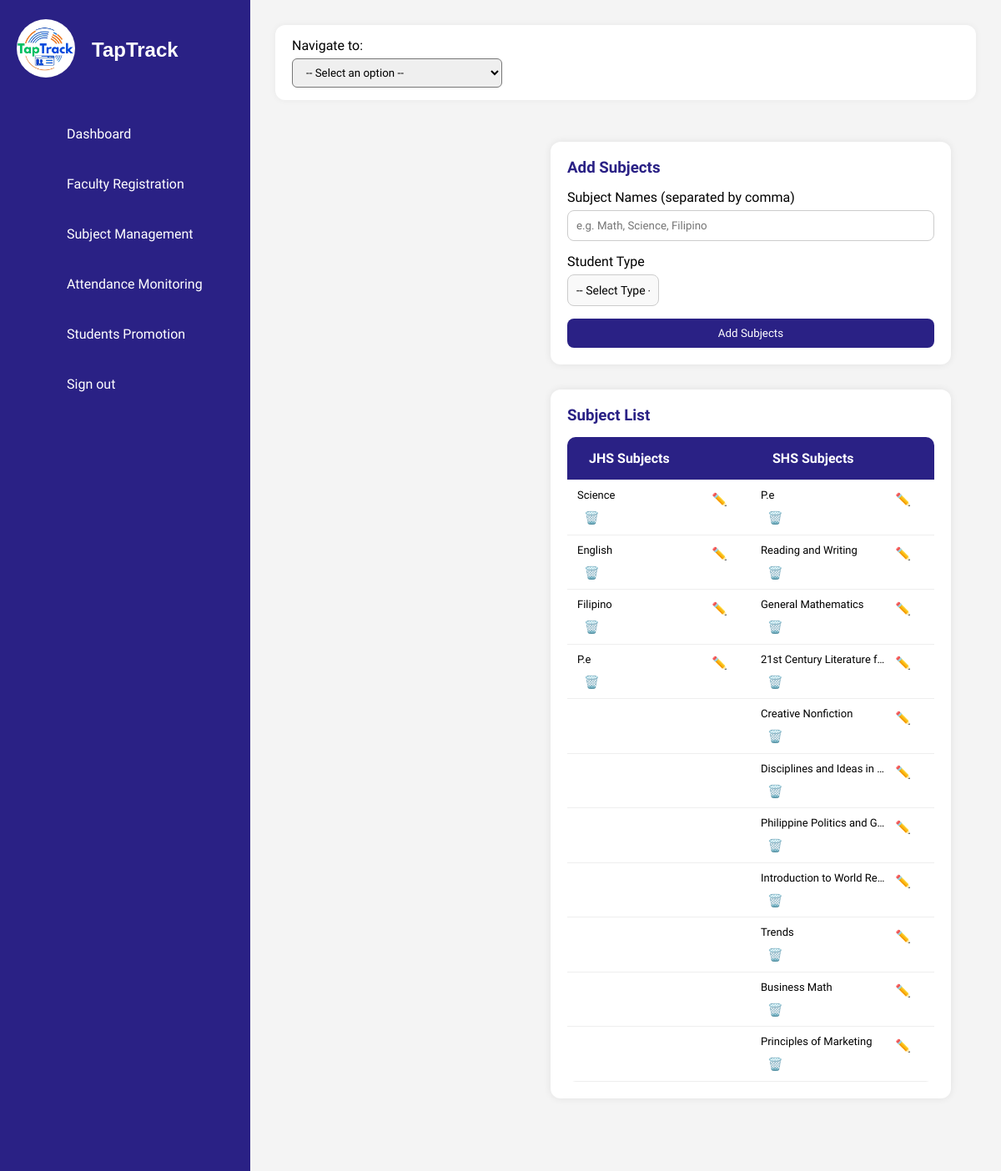
Page /ISIERA/subject_management.php on the committed database.
### tables this page shows
CREATE TABLE `subjects` (
  `id` int(11) NOT NULL,
  `subject_name` varchar(255) NOT NULL,
  `student_type` varchar(150) NOT NULL,
  `created_at` timestamp NOT NULL DEFAULT current_timestamp(),
  `strand_id` int(11) DEFAULT NULL
);

### ISIERA/subject_management.php (the view, shortened to what this page needs)
<?php
include 'db_connection.php';
?>
<!DOCTYPE html>
<html lang="en">
<head>
  <link rel="stylesheet" href="assets/css/style.css" />
</head>
<body>
<?php include('sidebar.php'); ?>
<div class="main-content">
  <div class="dropdown-nav">
    <label>Navigate to:</label>
    <select onchange="navigate(this.value)">
      <option value="">-- Select an option --</option>
    </select>
  </div>
<div class="main-content">
<div class="card">
  <h3>Add Subjects</h3>
  <form method="POST">
    <label>Subject Names (separated by comma)</label>
    <input type="text" name="subject_names" placeholder="e.g. Math, Science, Filipino" required />
<label>Student Type</label>
<select name="student_type" class="custom-select" onchange="toggleStrand(this.value)" required>
  <option value="">-- Select Type --</option>
</select>
    <button type="submit" name="add_subject">Add Subjects</button>
  </form>
</div>
<div class="card">
  <h3>Subject List</h3>
  <table>
    <thead>
      <tr>
        <th>JHS Subjects</th>
        <th>SHS Subjects</th>
      </tr>
    </thead>
    <tbody>
      <?php
      $jhsSubjects = $conn->query("SELECT * FROM subjects WHERE student_type = 'JHS' ORDER BY created_at DESC");
      $shsSubjects = $conn->query("SELECT * FROM subjects WHERE student_type = 'SHS' ORDER BY created_at DESC");
      $jhs = [];
      while ($row = $jhsSubjects->fetch_assoc()) $jhs[] = $row;
      $shs = [];
      while ($row = $shsSubjects->fetch_assoc()) $shs[] = $row;
      $maxRows = max(count($jhs), count($shs));
      for ($i = 0; $i < $maxRows; $i++):
        $jhsRow = $jhs[$i] ?? null;
        $shsRow = $shs[$i] ?? null;
      ?>
      <tr>
        <td class="subject-cell">
          <?php if ($jhsRow): ?>
            <span class="subject-name"><?= htmlspecialchars($jhsRow['subject_name']) ?></span>
            <a href="javascript:void(0);" class="action-icon" onclick="openEditModal(<?= $jhsRow['id'] ?>, '<?= htmlspecialchars($jhsRow['subject_name'], ENT_QUOTES) ?>')">✏️</a>
            <a href="?delete=<?= $jhsRow['id'] ?>" class="action-icon" onclick="return confirm('Delete this subject?')">🗑️</a>
          <?php endif; ?>
        </td>
        <td class="subject-cell">
          <?php if ($shsRow): ?>
            <span class="subject-name"><?= htmlspecialchars($shsRow['subject_name']) ?></span>
            <a href="javascript:void(0);" class="action-icon" onclick="openEditModal(<?= $shsRow['id'] ?>, '<?= htmlspecialchars($shsRow['subject_name'], ENT_QUOTES) ?>')">✏️</a>
            <a href="?delete=<?= $shsRow['id'] ?>" class="action-icon" onclick="return confirm('Delete this subject?')">🗑️</a>
          <?php endif; ?>
        </td>
      </tr>
      <?php endfor; ?>
    </tbody>
  </table>
</div>
</body>
</html>

### ISIERA/assets/css/style.css (style rules this page uses)
* { font-family: 'Ubuntu', sans-serif; margin: 0; padding: 0; box-sizing: border-box; }
:root { --blue: #2a2185; --white: #fff; --gray: #f5f5f5; --black1: #222; --black2: #999; }
body { min-height: 100vh; overflow-x: hidden; }
.main-content { margin-left: 300px; padding: 20px; background-color: #f4f4f4; min-height: 100vh; overflow-x: hidden; width: calc(100% - 300px); }
.dropdown-nav { background-color: #fff; border-radius: 12px; padding: 15px 20px; margin-bottom: 20px; box-shadow: 0 0 8px rgba(0,0,0,0.05); }
.dropdown-nav select { padding: 8px 12px; border-radius: 6px; }

### ISIERA/subject_management.php (style rules this page uses)
body { background-color: #f0f2f5; }
.main-content { margin-left: 300px; padding: 30px; }
.card { background-color: #fff; padding: 20px; border-radius: 12px; box-shadow: 0 0 10px rgba(0,0,0,0.08); margin-bottom: 30px; max-width: 600px; }
h3 { margin-bottom: 15px; color: #2a2185; }
label { font-weight: 500; display: block; margin-bottom: 6px; }
input[type="text"] { width: 100%; padding: 10px; border: 1px solid #ccc; border-radius: 8px; margin-bottom: 15px; }
button { background-color: #2a2185; color: #fff; border: none; padding: 10px 18px; border-radius: 8px; cursor: pointer; width: 100%; }
table { width: 100%; border-collapse: collapse; background-color: #fff; border-radius: 10px; overflow: hidden; }
th, td { padding: 16px 26px; text-align: left; border-bottom: 1px solid #eee; }
th { background-color: #2a2185; color: #fff; }
.dropdown-nav { background-color: #fff; border-radius: 12px; padding: 15px 20px; margin-bottom: 20px; box-shadow: 0 0 8px rgba(0,0,0,0.05); }
.dropdown-nav select { padding: 8px 12px; border-radius: 6px; }
.subject-cell { font-size: 13px; vertical-align: middle; line-height: 1.5; padding: 8px 12px; }
.subject-name { display: inline-block; width: 150px; overflow: hidden; white-space: nowrap; text-overflow: ellipsis; }
.action-icon { margin-left: 8px; text-decoration: none; font-size: 15px; }
.custom-select { width: 25%; padding: 10px; border-radius: 8px; border: 1px solid #ccc; background-color: #f9f9f9; appearance: none; font-size: 14px; margin-bottom: 15px; transition: border-color 0.2s; }

### rows in the picture
subjects: subject_name "Science"
subjects: subject_name "P.e"
subjects: subject_name "English"
subjects: subject_name "Reading and Writing"
subjects: subject_name "Filipino"
subjects: subject_name "General Mathematics"
subjects: subject_name "P.e"
subjects: subject_name "21st Century Literature f…"
subjects: subject_name "Creative Nonfiction"
subjects: subject_name "Disciplines and Ideas in…"
subjects: subject_name "Philippine Politics and G…"
subjects: subject_name "Introduction to World Re…"
subjects: subject_name "Trends"
subjects: subject_name "Business Math"
subjects: subject_name "Principles of Marketing"
